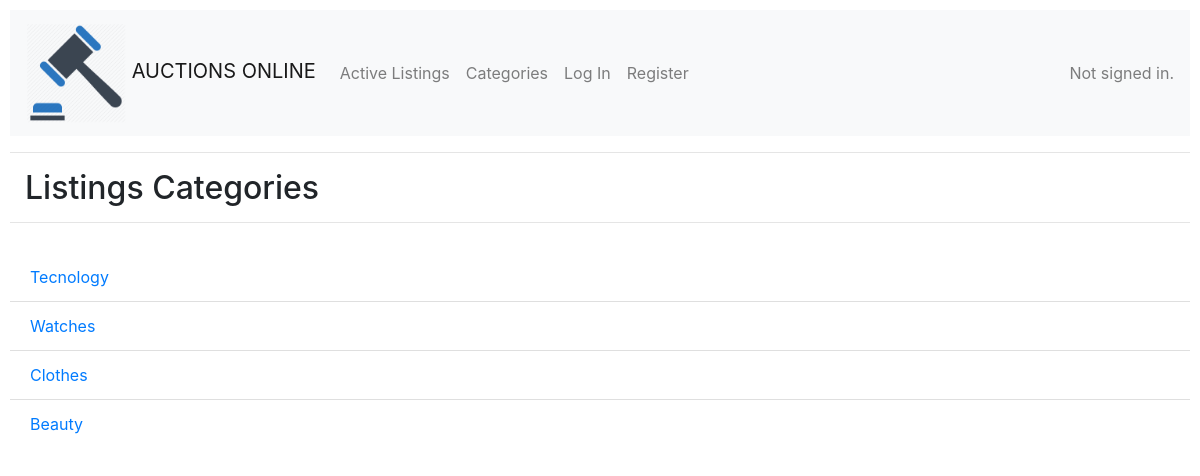
The page /categories on the database its author committed.
### auctions/models.py (models this page shows, shortened)
class Listing(models.Model):
    title = models.CharField(max_length=64)
    active = models.BooleanField(default=True)
    description = models.TextField()
    image = models.URLField()
    price = models.PositiveIntegerField()
    category = models.CharField(max_length=64)
    listed_by = models.ForeignKey(User, on_delete=models.CASCADE, related_name="publications")
    winner = models.ForeignKey(User, on_delete=models.CASCADE, null=True, blank=True)
    winning_bid = models.PositiveIntegerField(null=True, blank=True)
    date = models.DateField()

### auctions/views.py (the view)
# urls.py: path("categories", views.categories, name="categories"),
def categories(request):
    listings = Listing.objects.all().values()
    categories = []
    for listing in listings:
        if not listing['category'] in categories and not listing['category'] == '':
            categories.append(listing['category'])
    return render(request, "auctions/categories.html", {
        'categories': categories
    })

### auctions/templates/auctions/categories.html
{% extends "auctions/layout.html" %}
{% block body %}
    <h2 style="margin:15px">Listings Categories</h2>
    <div style="border-bottom: solid 1px;color: rgba(0,0,0,.1);margin-bottom: 30px;"></div>
    <ul class="list-group list-group-flush">
        {% for category in categories %}
            <li class="list-group-item"><a href="{% url 'by_category' category %}">{{ category }}</a></li>
        {% endfor %}
    </ul>
{% endblock %}

### auctions/static/auctions/styles.css (style rules this page uses)
body { padding: 10px; }

### rows shown on the page
Listing: categories "Tecnology"
Listing: categories "Watches"
Listing: categories "Clothes"
Listing: categories "Beauty"
